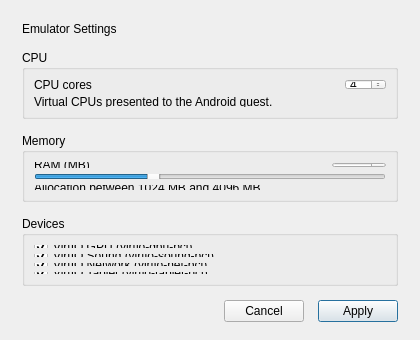
<?xml version="1.0" encoding="UTF-8"?>
<ui version="4.0">
 <class>SettingsDialog</class>
 <widget class="QDialog" name="SettingsDialog">
  <property name="geometry">
   <rect>
    <x>0</x>
    <y>0</y>
    <width>420</width>
    <height>340</height>
   </rect>
  </property>
  <property name="minimumSize">
   <size>
    <width>420</width>
    <height>320</height>
   </size>
  </property>
  <property name="windowTitle">
   <string>Settings</string>
  </property>
  <property name="modal">
   <bool>true</bool>
  </property>
  <layout class="QVBoxLayout" name="mainLayout">
   <property name="spacing">
    <number>14</number>
   </property>
   <property name="leftMargin">
    <number>22</number>
   </property>
   <property name="topMargin">
    <number>22</number>
   </property>
   <property name="rightMargin">
    <number>22</number>
   </property>
   <property name="bottomMargin">
    <number>18</number>
   </property>
   <item>
    <widget class="QLabel" name="headerLabel">
     <property name="text">
      <string>Emulator Settings</string>
     </property>
     <property name="objectName">
      <string>dialogHeader</string>
     </property>
    </widget>
   </item>
   <item>
    <widget class="QGroupBox" name="cpuGroup">
     <property name="title">
      <string>CPU</string>
     </property>
     <layout class="QVBoxLayout" name="cpuLayout">
      <item>
       <layout class="QHBoxLayout" name="cpuRow">
        <item>
         <widget class="QLabel" name="cpuCoresLabel">
          <property name="text">
           <string>CPU cores</string>
          </property>
          <property name="objectName">
           <string>fieldLabel</string>
          </property>
         </widget>
        </item>
        <item>
         <spacer name="cpuSpacer">
          <property name="orientation">
           <enum>Qt::Horizontal</enum>
          </property>
          <property name="sizeHint" stdset="0">
           <size>
            <width>40</width>
            <height>20</height>
           </size>
          </property>
         </spacer>
        </item>
        <item>
         <widget class="QSpinBox" name="cpuCoresSpinBox">
          <property name="minimum">
           <number>1</number>
          </property>
          <property name="maximum">
           <number>16</number>
          </property>
          <property name="value">
           <number>4</number>
          </property>
          <property name="objectName">
           <string>valueSpinBox</string>
          </property>
         </widget>
        </item>
       </layout>
      </item>
      <item>
       <widget class="QLabel" name="cpuHintLabel">
        <property name="text">
         <string>Virtual CPUs presented to the Android guest.</string>
        </property>
        <property name="objectName">
         <string>hintLabel</string>
        </property>
       </widget>
      </item>
     </layout>
    </widget>
   </item>
   <item>
    <widget class="QGroupBox" name="ramGroup">
     <property name="title">
      <string>Memory</string>
     </property>
     <layout class="QVBoxLayout" name="ramLayout">
      <item>
       <layout class="QHBoxLayout" name="ramRow">
        <item>
         <widget class="QLabel" name="ramLabel">
          <property name="text">
           <string>RAM (MB)</string>
          </property>
          <property name="objectName">
           <string>fieldLabel</string>
          </property>
         </widget>
        </item>
        <item>
         <spacer name="ramSpacer">
          <property name="orientation">
           <enum>Qt::Horizontal</enum>
          </property>
          <property name="sizeHint" stdset="0">
           <size>
            <width>40</width>
            <height>20</height>
           </size>
          </property>
         </spacer>
        </item>
        <item>
         <widget class="QSpinBox" name="ramSpinBox">
          <property name="minimum">
           <number>1024</number>
          </property>
          <property name="maximum">
           <number>4096</number>
          </property>
          <property name="singleStep">
           <number>256</number>
          </property>
          <property name="value">
           <number>2048</number>
          </property>
          <property name="objectName">
           <string>valueSpinBox</string>
          </property>
         </widget>
        </item>
       </layout>
      </item>
      <item>
       <widget class="QSlider" name="ramSlider">
        <property name="minimum">
         <number>1024</number>
        </property>
        <property name="maximum">
         <number>4096</number>
        </property>
        <property name="singleStep">
         <number>256</number>
        </property>
        <property name="pageStep">
         <number>256</number>
        </property>
        <property name="value">
         <number>2048</number>
        </property>
        <property name="orientation">
         <enum>Qt::Horizontal</enum>
        </property>
        <property name="objectName">
         <string>ramSlider</string>
        </property>
       </widget>
      </item>
      <item>
       <widget class="QLabel" name="ramHintLabel">
        <property name="text">
         <string>Allocation between 1024 MB and 4096 MB.</string>
        </property>
        <property name="objectName">
         <string>hintLabel</string>
        </property>
       </widget>
      </item>
     </layout>
    </widget>
   </item>
   <item>
    <widget class="QGroupBox" name="devicesGroup">
     <property name="title">
      <string>Devices</string>
     </property>
     <layout class="QVBoxLayout" name="devicesLayout">
      <item>
       <widget class="QCheckBox" name="gpuCheckBox">
        <property name="text">
         <string>VirtIO GPU (virtio-gpu-pci)</string>
        </property>
        <property name="checked">
         <bool>true</bool>
        </property>
        <property name="objectName">
         <string>deviceCheckBox</string>
        </property>
       </widget>
      </item>
      <item>
       <widget class="QCheckBox" name="soundCheckBox">
        <property name="text">
         <string>VirtIO Sound (virtio-sound-pci)</string>
        </property>
        <property name="checked">
         <bool>true</bool>
        </property>
        <property name="objectName">
         <string>deviceCheckBox</string>
        </property>
       </widget>
      </item>
      <item>
       <widget class="QCheckBox" name="networkCheckBox">
        <property name="text">
         <string>VirtIO Network (virtio-net-pci)</string>
        </property>
        <property name="checked">
         <bool>true</bool>
        </property>
        <property name="objectName">
         <string>deviceCheckBox</string>
        </property>
       </widget>
      </item>
      <item>
       <widget class="QCheckBox" name="tabletCheckBox">
        <property name="text">
         <string>VirtIO Tablet (virtio-tablet-pci)</string>
        </property>
        <property name="checked">
         <bool>true</bool>
        </property>
        <property name="objectName">
         <string>deviceCheckBox</string>
        </property>
       </widget>
      </item>
     </layout>
    </widget>
   </item>
   <item>
    <spacer name="settingsSpacer">
     <property name="orientation">
      <enum>Qt::Vertical</enum>
     </property>
     <property name="sizeHint" stdset="0">
      <size>
       <width>20</width>
       <height>20</height>
      </size>
     </property>
    </spacer>
   </item>
   <item>
    <layout class="QHBoxLayout" name="buttonRow">
     <item>
      <spacer name="buttonSpacer">
       <property name="orientation">
        <enum>Qt::Horizontal</enum>
       </property>
       <property name="sizeHint" stdset="0">
        <size>
         <width>40</width>
         <height>20</height>
        </size>
       </property>
      </spacer>
     </item>
     <item>
      <widget class="QPushButton" name="cancelButton">
       <property name="text">
        <string>Cancel</string>
       </property>
       <property name="objectName">
        <string>secondaryButton</string>
       </property>
      </widget>
     </item>
     <item>
      <widget class="QPushButton" name="applyButton">
       <property name="text">
        <string>Apply</string>
       </property>
       <property name="default">
        <bool>true</bool>
       </property>
       <property name="objectName">
        <string>powerButton</string>
       </property>
      </widget>
     </item>
    </layout>
   </item>
  </layout>
 </widget>
 <resources/>
 <connections/>
</ui>
